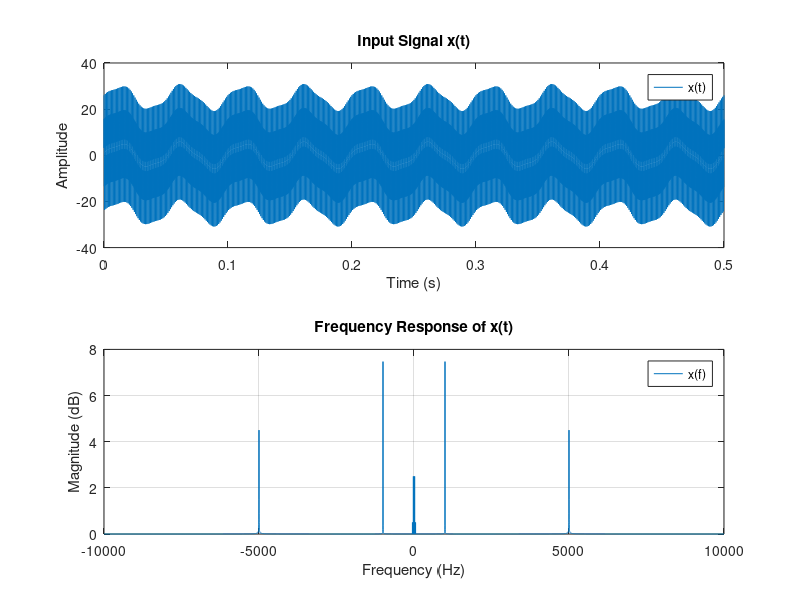
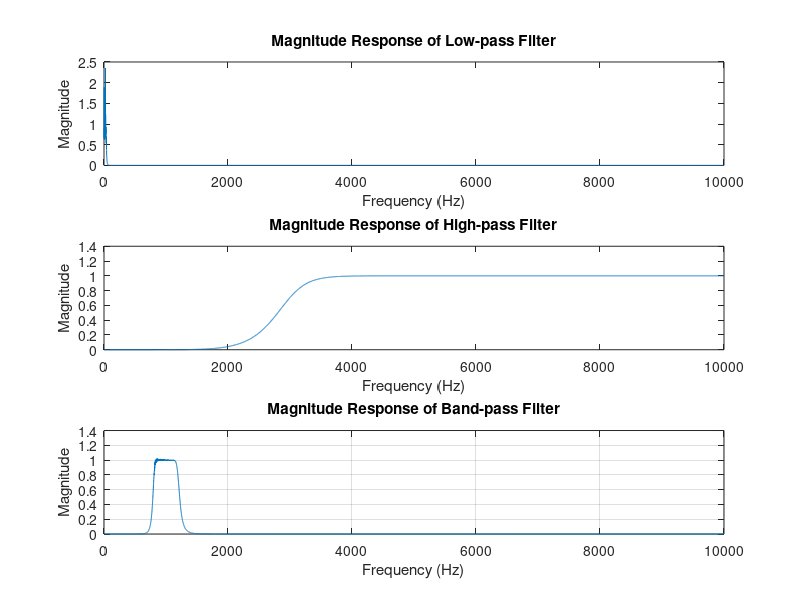
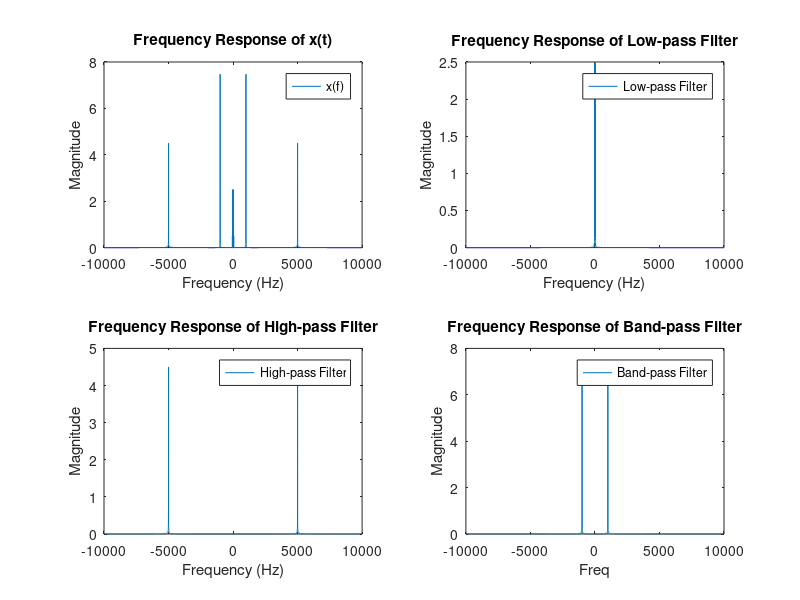

MATLAB code for these plots, in order:
clc;
clear all;

f1 = 20;
f2 = 50; %frequency values
f3 = 1000;
f4 = 5000;
fs = 20000;
t = 0:1/fs:0.5;

x = 5* sin(2*pi*f1.*t) + cos(2*pi*f2.*t) + 15 *cos(2*pi*f3.*t) + 10*cos(2*pi*f4.*t) % function definition

N = length(x)
x_fft = fft(x,N) %ft and frequency matrix definition using elnght of x and sampling freq
f = linspace(-fs/2,fs/2,N)

figure(1)
%plotting signal and signals frequency response
subplot(2,1,1)
plot(t,x);
legend("x(t)")
xlabel('Time (s)');
ylabel('Amplitude');
title('Input Signal x(t)');
subplot(2,1,2)
plot(f,fftshift(abs(x_fft)/length(x_fft))) %normalization
legend("x(f)")
xlabel('Frequency (Hz)');
ylabel('Magnitude (dB)');
title('Frequency Response of x(t)');
grid on;
%%
fc= 35; %determine cutoff frequency by analyzing min-max frequencies

[b_1, a_1] = butter(7,fc/(fs/2),"low"); %using 7th filter order 
[h_1,w_1] = freqz(b_1,a_1,fs/2); 
figure(2)
subplot(3,1,1)
plot(abs(h_1))
ylabel("Magnitude")
xlabel("Frequency (Hz)")
title('Magnitude Response of Low-pass Filter');

fc_2 = 3000;
[b_2,a_2] = butter(7,fc_2/(fs/2),"high");
[h_2,w_2] = freqz(b_2,a_2,fs/2)
subplot(3,1,2)
plot(abs(h_2))
ylabel("Magnitude")
xlabel("Frequency (Hz)")
title('Magnitude Response of High-pass Filter');

fc_3=800
[b_3,a_3] = butter(7,[fc_3,1200]/(fs/2),"bandpass");
[h_3,w_3] = freqz(b_3,a_3,fs/2);
subplot(3,1,3)
plot(abs(h_3))
ylabel("Magnitude")
xlabel("Frequency (Hz)")
title('Magnitude Response of Band-pass Filter');
grid on;
%%

lowpas=filter(b_1,a_1,x)
highpas = filter(b_2,a_2,x)
bandpas = filter (b_3,a_3,x)

%plotting frequency responses of all filters with normalization
figure(3)
subplot(2,2,1)
plot(f,fftshift(abs(x_fft)/length(x_fft)))
legend("x(f)")
title ("X(F)")
ylabel("Magnitude")
xlabel("Frequency (Hz)")
title('Frequency Response of x(t)');

subplot(2,2,2)

lowpas = fft(lowpas,N)
lowpas = fftshift(lowpas)
lowpas= abs(lowpas)/length(lowpas);
plot(f,abs(lowpas))
legend("Low-pass Filter")
xlabel("Frequency (Hz)")
ylabel("Magnitude")
title('Frequency Response of Low-pass Filter');
subplot(2,2,3)

highpas = fft(highpas,N)
highpas = fftshift(highpas)
highpas= abs(highpas)/length(highpas);

plot(f,abs(highpas))
legend("High-pass Filter")
xlabel("Frequency (Hz)")
ylabel("Magnitude")
title('Frequency Response of High-pass Filter');
subplot(2,2,4)
bandpas = fft(bandpas,N)
bandpas = fftshift(bandpas)
bandpas= abs(bandpas)/length(bandpas);
plot(f,abs(bandpas))
legend("Band-pass Filter")
xlabel("Freq")
ylabel("Magnitude")
title('Frequency Response of Band-pass Filter');